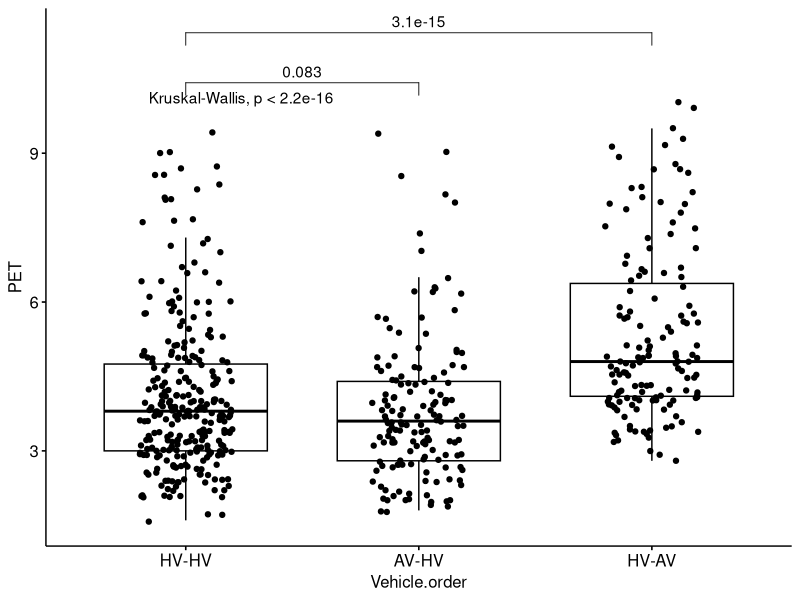

Reproduce this figure in R.
## ---- chunk 1
library(tidyverse)
library(ggpubr)

my_comparisons <- list( c("HV-HV", "AV-HV"), c("HV-HV", "HV-AV"))

cross_pet <- read.csv("./pet.csv") %>%
  filter(Conflict.type == "Cross") %>%
  mutate(Vehicle.order = factor(Vehicle.order, levels = c("HV-HV", "AV-HV", "HV-AV")))

box <- ggboxplot(cross_pet, x = "Vehicle.order", y = "PET", colour = "Vehicle.order", palette = "npg", add = "jitter")
box + stat_compare_means(comparisons = my_comparisons) + stat_compare_means()
